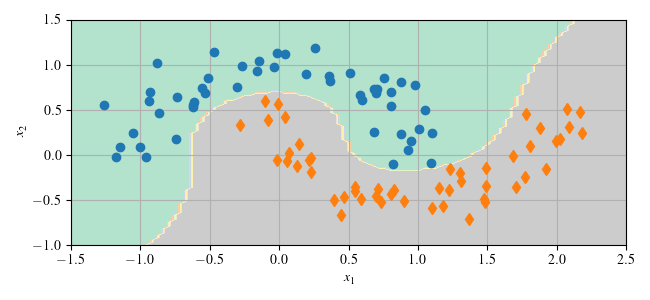

Here is the Python script that generated this plot:
#!/usr/bin/env python3
# -*- coding: utf-8 -*-

import IPython as IP
IP.get_ipython().run_line_magic('reset', '-sf')

#%% import modules and set default fonts and colors

"""
Default plot formatting code for Austin Downey's series of open source notes/
books. This common header is used to set the fonts and format.

Header file last updated March 10, 2024
"""

import numpy as np
import matplotlib.pyplot as plt
import matplotlib as mpl
import scipy as sp

# set default fonts and plot colors
plt.rcParams.update({'text.usetex': True})
plt.rcParams.update({'image.cmap': 'viridis'})
plt.rcParams.update({'font.serif':['Times New Roman', 'Times', 'DejaVu Serif',
 'Bitstream Vera Serif', 'Computer Modern Roman', 'New Century Schoolbook',
 'Century Schoolbook L',  'Utopia', 'ITC Bookman', 'Bookman', 
 'Nimbus Roman No9 L', 'Palatino', 'Charter', 'serif']})
plt.rcParams.update({'font.family':'serif'})
plt.rcParams.update({'font.size': 10})
plt.rcParams.update({'mathtext.rm': 'serif'})
plt.rcParams.update({'mathtext.fontset': 'custom'}) # I don't think I need this as its set to 'stixsans' above.
cc = plt.rcParams['axes.prop_cycle'].by_key()['color']
## End of plot formatting code

plt.close('all')

#%% Load the modules needed for this code. 


import matplotlib as mpl
import matplotlib.pyplot as plt
import sklearn as sk
import time as time
from sklearn import linear_model
from sklearn import pipeline
from sklearn import datasets
from sklearn import multiclass
from sklearn.svm import SVC
from sklearn.datasets import make_moons
from sklearn.datasets import make_moons
from sklearn.pipeline import Pipeline
from sklearn.preprocessing import PolynomialFeatures

#%% SVM polynominal features



    

X, y = make_moons(n_samples=100, noise=0.15, random_state=2)



polynomial_svm_clf = Pipeline([
        ("poly_features", PolynomialFeatures(degree=3)),
        ("scaler", sk.preprocessing.StandardScaler()),
        ("svm_clf", sk.svm.LinearSVC(C=10, loss="hinge", random_state=2))
    ])

polynomial_svm_clf.fit(X, y)

plt.figure(figsize=(6.5,3))

axes = [-1.5, 2.5, -1, 1.5]
x0s = np.linspace(axes[0], axes[1], 100)
x1s = np.linspace(axes[2], axes[3], 100)
x0, x1 = np.meshgrid(x0s, x1s)
X2 = np.c_[x0.ravel(), x1.ravel()]
y_pred = polynomial_svm_clf.predict(X2).reshape(x0.shape)
y_decision = polynomial_svm_clf.decision_function(X2).reshape(x0.shape)
plt.contourf(x0, x1, y_pred, cmap="Pastel2", alpha=1)
#plt.contour(x0, x1, y_decision, cmap="Pastel2", alpha=0.1)
#contour = plt.contour(x0, x1, y_pred, [0.100,0.5,0.900], cmap=plt.cm.brg)

plt.plot(X[:, 0][y==0], X[:, 1][y==0], "o")
plt.plot(X[:, 0][y==1], X[:, 1][y==1], "d")
plt.axis(axes)
plt.grid(True)
plt.xlabel("$x_1$")
plt.ylabel("$x_2$")

plt.tight_layout()
plt.savefig("SVM_polynomial_features")




























